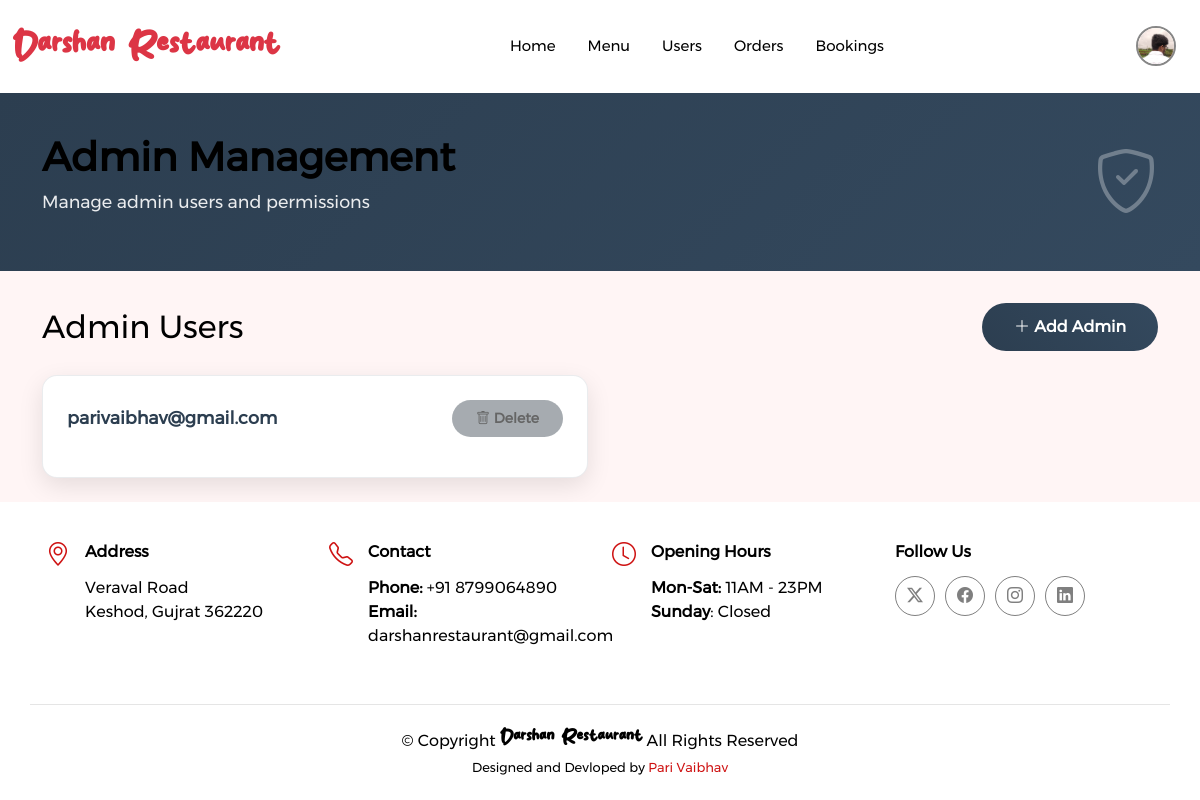
/admin/users.php (signed in), run on the app's committed database.
### tables this page shows
CREATE TABLE `users` (
  `id` int(11) NOT NULL,
  `email` varchar(255) NOT NULL,
  `password` varchar(255) NOT NULL,
  `user_type` enum('user','admin') NOT NULL DEFAULT 'user',
  `created_at` timestamp NOT NULL DEFAULT current_timestamp(),
  `user_img` varchar(255) NOT NULL DEFAULT '../assets/img/usersprofiles/profilepic.jpg'
);

### includes/auth_check.php (called while the page is built, shortened)
<?php
function decrypt(string $data, string $key): string|false
{
    $decoded = base64_decode($data, true);
    $iv         = substr($decoded, 0, 16);
    $ciphertext = substr($decoded, 16);
    return openssl_decrypt($ciphertext, 'AES-256-CBC', $key, 0, $iv);
}
function requireLogin(): array
{
    $email     = decrypt($_COOKIE['email'],     SECRET_KEY);
    $userType  = decrypt($_COOKIE['user_type'], SECRET_KEY);
    $loginTime = decrypt($_COOKIE['login_time'], SECRET_KEY);
    return ['email' => $email, 'userType' => $userType];
}

### admin/users.php (the view, shortened to what this page needs)
<!DOCTYPE html>
<html lang="en">
<head>
    <link href="../assets/vendor/bootstrap/css/bootstrap.min.css" rel="stylesheet" />
    <link href="../assets/vendor/bootstrap-icons/bootstrap-icons.css" rel="stylesheet" />
    <link href="../assets/vendor/aos/aos.css" rel="stylesheet" />
    <link href="../assets/vendor/glightbox/css/glightbox.min.css" rel="stylesheet" />
    <link href="../assets/vendor/swiper/swiper-bundle.min.css" rel="stylesheet" />
    <link href="../assets/css/main.css" rel="stylesheet" />
    <link href="https://cdn.jsdelivr.net/npm/sweetalert2@11/dist/sweetalert2.min.css" rel="stylesheet" />
</head>
<body>
    <?php include 'header.php'; ?>
    <section class="admin-hero">
        <div class="container">
            <div class="row align-items-center">
                <div class="col-lg-8">
                    <h1>Admin Management</h1>
                    <p>Manage admin users and permissions</p>
                </div>
                <div class="col-lg-4 text-end">
                    <i class="bi bi-shield-check" style="font-size: 4rem; opacity: 0.3;"></i>
                </div>
            </div>
        </div>
    </section>
    <div class="container">
        <div class="d-flex justify-content-between align-items-center mb-4">
            <h2 class="mb-0">Admin Users</h2>
            <button class="btn btn-add-admin" data-bs-toggle="modal" data-bs-target="#addAdminModal">
                <i class="bi bi-plus-lg"></i> Add Admin
            </button>
        </div>
        <?php
        $sql = "SELECT id, email, user_type FROM users WHERE user_type = 'admin' ORDER BY id DESC";
        $result = $conn->query($sql);
        ?>
        <?php if ($result && $result->num_rows > 0): ?>
            <div class="row">
                <?php while ($row = $result->fetch_assoc()): ?>
                    <div class="col-lg-6 col-md-12">
                        <div class="admin-card">
                            <div class="admin-header">
                                <div>
                                    <div class="admin-email"><?= htmlspecialchars($row['email']) ?></div>
                                </div>
                                <div>
                                    <?php if ($row['email'] === 'parivaibhav@gmail.com'): ?>
                                        <button class="btn btn-delete-admin" disabled title="Cannot delete this admin user">
                                            <i class="bi bi-trash"></i> Delete
                                        </button>
                                    <?php endif; ?>
                                </div>
                            </div>
                        </div>
                    </div>
                <?php endwhile; ?>
            </div>
        <?php endif; ?>
    </div>
    <?php include __DIR__ .  '/../footer.php'; ?>
</body>
</html>

### admin/header.php (shortened to what this page needs)
<?php
require_once __DIR__ . '/../includes/db.php';
require_once __DIR__ . '/../includes/auth_check.php';
$user = requireLogin();
$avatarDB = null;
$stmt = $conn->prepare("SELECT user_img FROM users WHERE email = ?");
if ($stmt) {
    $stmt->bind_param('s', $user['email']);
    $stmt->execute();
    $stmt->bind_result($avatarDB);
}
$uploadsRel = 'assets/img/usersprofiles/';
$defaultRel = $uploadsRel . 'profilepic.jpg';
$avatarRel  = $defaultRel;
if ($avatarDB) {
    $normalizedPath = ltrim($avatarDB, '/\\');
    $filePath = __DIR__ . '/../' . $normalizedPath;
    if (file_exists($filePath)) {
        $avatarRel = $normalizedPath;
    }
}
$avatarUrl = '../' . $avatarRel;
$email = $user['email'];
$isSpecialEmail = ($email === 'parivaibhav@gmail.com');
?>
<header id="header" class="header d-flex align-items-center sticky-top bg-white " id="main-navbar">
    <div class="container position-relative d-flex align-items-center justify-content-between">
        <a href="/college/admin/index" class="logo d-flex align-items-center me-auto me-xl-0">
            <h1 class="sitename text-danger">Darshan Restaurant</h1>
        </a>
        <nav id="navmenu" class="navmenu mx-auto">
            <ul>
                <li><a href="/college/admin/index">Home</a></li>
                <li><a href="/college/admin/menu">Menu</a></li>
                <?php if ($isSpecialEmail): ?>
                    <li><a href="/college/admin/users">Users</a></li>
                <?php endif; ?>
                <li><a href="/college/admin/myorder">Orders</a></li>
                <li><a href="/college/admin/bookings">Bookings</a></li>
            </ul>
        </nav>
    </div>
   <div class="d-flex align-items-center gap-3 px-4">
    <div class="dropdown">
      <button class="avatar-btn" id="avatarDropdown"
              data-bs-toggle="dropdown" aria-expanded="false"
              title="<?= htmlspecialchars($email) ?>">
        <img src="<?= htmlspecialchars($avatarUrl) ?>"
             alt="User Avatar" class="avatar-img">
      </button>
    </div>
  </div>
</header>

### assets/css/main.css (style rules this page uses)
:root { --default-font: "font2", system-ui, -apple-system, "Segoe UI", Roboto, "Helvetica Neue", Arial, "Noto Sans", "Liberation Sans", sans-serif, "Apple Color Emoji", "Segoe UI Emoji", "Segoe UI Symbol", "Noto Color Emoji"; }
:root { --default-color: #000000; --heading-color: #000000; --accent-color: #ce1212; --surface-color: #ffffff; --contrast-color: #ffffff; }
:root { --nav-color: #000000; --nav-hover-color: #ce1212; --nav-mobile-background-color: #ffffff; --nav-dropdown-background-color: #ffffff; --nav-dropdown-color: #7f7f90; --nav-dropdown-hover-color: #ce1212; }
:root { scroll-behavior: smooth; }
body { color: var(--default-color); background-color: #fff5f5 !important; font-family: var(--default-font); cursor: default !important; }
a { color: var(--accent-color); text-decoration: none; transition: 0.3s; }
h1, h2, h3, h4, h5, h6 { color: var(--heading-color); }
.header { color: var(--default-color); background-color: var(--background-color); padding: 20px 0; transition: all 0.5s; z-index: 997; }
.header .logo { line-height: 1; }
.header .logo h1 { font-size: 30px; margin: 0; font-weight: 700; color: var(--heading-color); }
@media (max-width: 1200px) { .header .logo { order: 1; } }
@media (max-width: 1200px) { .header .navmenu { order: 3; } }
@media (min-width: 1200px) { .navmenu { padding: 0; } }
@media (min-width: 1200px) { .navmenu ul { margin: 0; padding: 0; display: flex; list-style: none; align-items: center; } }
@media (min-width: 1200px) { .navmenu li { position: relative; } }
@media (min-width: 1200px) { .navmenu > ul > li { white-space: nowrap; padding: 15px 14px; } }
@media (min-width: 1200px) { .navmenu > ul > li:last-child { padding-right: 0; } }
@media (min-width: 1200px) { .navmenu a, .navmenu a:focus { color: var(--nav-color); font-size: 15px; padding: 0 2px; font-weight: 500; display: flex; align-items: center; justify-content: space-between; white-space: nowrap; transition: 0.3s; position: relative; } }
@media (min-width: 1200px) { .navmenu > ul > li > a:before { content: ""; position: absolute; height: 2px; bottom: -6px; left: 0; background-color: var(--nav-hover-color); visibility: hidden; width: 0px; transition: all 0.3s ease-in-out 0s; } }
section, .section { color: var(--default-color); background-color: var(--background-color); padding: 60px 0; scroll-margin-top: 92px; overflow: clip; }
.sitename { font-family: "font3" !important; }
.avatar-btn { padding: 0; border: none; background: none; margin-left: auto; }
.avatar-img { width: 40px; height: 40px; object-fit: cover; border-radius: 50%; border: 2px solid rgb(135, 135, 135); margin-left: auto; }

### admin/users.php (style rules this page uses)
.admin-hero { background: linear-gradient(135deg, #2c3e50 0%, #34495e 100%); color: white; padding: 2.5rem 0; margin-bottom: 2rem; }
.admin-hero h1 { font-size: 2.5rem; font-weight: 700; margin-bottom: 0.5rem; }
.admin-hero p { font-size: 1.1rem; opacity: 0.9; }
.admin-card { background: white; border-radius: 15px; padding: 1.5rem; box-shadow: 0 8px 25px rgba(0, 0, 0, 0.1); border: 1px solid rgba(52, 73, 94, 0.1); transition: all 0.3s ease; margin-bottom: 1.5rem; }
.admin-header { display: flex; justify-content: space-between; align-items: center; margin-bottom: 1rem; }
.admin-email { font-size: 1.1rem; font-weight: 600; color: #2c3e50; }
.btn-delete-admin { background: linear-gradient(45deg, #dc3545, #fd7e14); border: none; border-radius: 20px; padding: 0.5rem 1.5rem; color: white; font-weight: 600; font-size: 0.875rem; transition: all 0.3s ease; }
.btn-delete-admin:disabled { background: #6c757d; cursor: not-allowed; opacity: 0.6; }
.btn-add-admin { background: linear-gradient(45deg, #2c3e50, #34495e); border: none; border-radius: 25px; padding: 0.75rem 2rem; color: white; font-weight: 600; transition: all 0.3s ease; }

### admin/header.php (style rules this page uses)
.avatar-btn { padding:0;border:none;background:none }
.avatar-img { width:40px;height:40px;object-fit:cover;border-radius:50%; border:2px solid rgb(135,135,135) }

### data on the page
users: user_img (picture), email "parivaibhav@gmail.com", shows "Delete"
